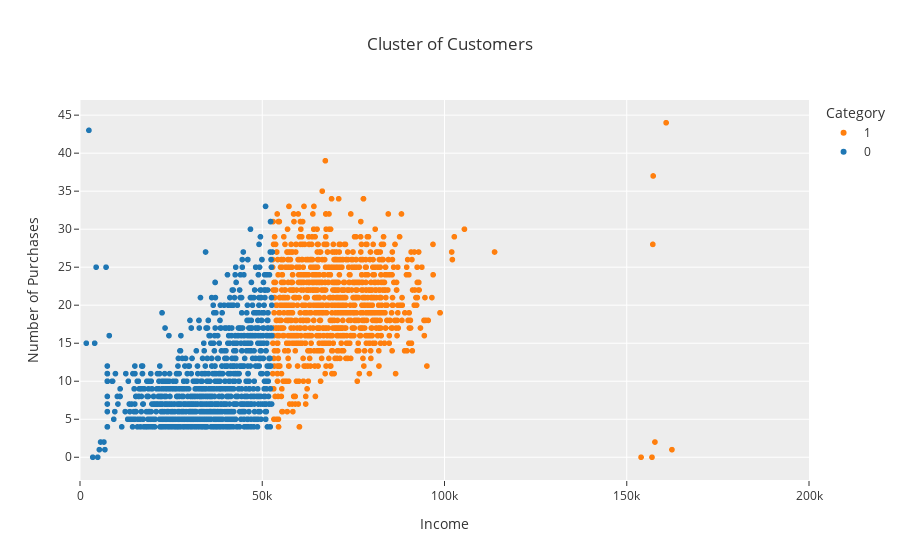

The notebook cell saved with this chart:
### Code cell
import plotly.express as px

X['Category'] = X['Category'].astype(str)  # change category column to string values for colour_mapping

colour_mapping = {
    '0': '#1f77b4',
    '1': '#ff7f0e',
}

fig = px.scatter(
  X, x='Income', y='NumOfPurchases',
  color='Category',
  template='ggplot2',
  title='Cluster of Customers',
  color_discrete_map=colour_mapping
)

fig.update_layout(
  yaxis_title='Number of Purchases', 
  xaxis=dict(range=[0, 200000]),  # zoom in
)

fig.show()

### Figure 1 — Plotly figure (JSON) as saved in the notebook; plotly's stock layout.template omitted (floating-point values rounded to 4 significant figures; data arrays with more than 128 entries replaced by an {"elided": "..."} marker saying what was removed)
{"data": [{"hovertemplate": "Category=1<br>Income=%{x}<br>NumOfPurchases=%{y}<extra></extra>", "legendgroup": "1", "marker": {"color": "#ff7f0e", "symbol": "circle"}, "mode": "markers", "name": "1", "showlegend": true, "type": "scattergl", "x": {"elided": "1072 int values"}, "xaxis": "x", "y": {"elided": "1072 int values"}, "yaxis": "y"}, {"hovertemplate": "Category=0<br>Income=%{x}<br>NumOfPurchases=%{y}<extra></extra>", "legendgroup": "0", "marker": {"color": "#1f77b4", "symbol": "circle"}, "mode": "markers", "name": "0", "showlegend": true, "type": "scattergl", "x": {"elided": "1144 int values"}, "xaxis": "x", "y": {"elided": "1144 int values"}, "yaxis": "y"}], "layout": {"legend": {"title": {"text": "Category"}, "tracegroupgap": 0}, "title": {"text": "Cluster of Customers"}, "xaxis": {"anchor": "y", "domain": [0, 1], "range": [0, 200000], "title": {"text": "Income"}}, "yaxis": {"anchor": "x", "domain": [0, 1], "title": {"text": "Number of Purchases"}}}}
